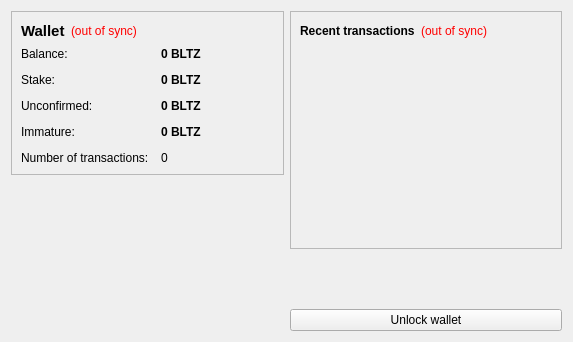
<?xml version="1.0" encoding="UTF-8"?>
<ui version="4.0">
 <class>OverviewPage</class>
 <widget class="QWidget" name="OverviewPage">
  <property name="geometry">
   <rect>
    <x>0</x>
    <y>0</y>
    <width>573</width>
    <height>342</height>
   </rect>
  </property>
  <property name="windowTitle">
   <string>Form</string>
  </property>
  <layout class="QHBoxLayout" name="horizontalLayout" stretch="1,1">
   <item>
    <layout class="QVBoxLayout" name="verticalLayout_2">
     <item>
      <widget class="QFrame" name="frame">
       <property name="frameShape">
        <enum>QFrame::StyledPanel</enum>
       </property>
       <property name="frameShadow">
        <enum>QFrame::Raised</enum>
       </property>
       <layout class="QVBoxLayout" name="verticalLayout_4">
        <item>
         <layout class="QHBoxLayout" name="horizontalLayout_4">
          <item>
           <widget class="QLabel" name="label_5">
            <property name="font">
             <font>
              <pointsize>11</pointsize>
              <weight>75</weight>
              <bold>true</bold>
             </font>
            </property>
            <property name="text">
             <string>Wallet</string>
            </property>
           </widget>
          </item>
          <item>
           <widget class="QLabel" name="labelWalletStatus">
            <property name="toolTip">
             <string>The displayed information may be out of date. Your wallet automatically synchronizes with the BlitzCoin network after a connection is established, but this process has not completed yet.</string>
            </property>
            <property name="styleSheet">
             <string notr="true">QLabel { color: red; }</string>
            </property>
            <property name="text">
             <string notr="true">(out of sync)</string>
            </property>
            <property name="alignment">
             <set>Qt::AlignLeading|Qt::AlignLeft|Qt::AlignVCenter</set>
            </property>
           </widget>
          </item>
          <item>
           <spacer name="horizontalSpacer_2">
            <property name="orientation">
             <enum>Qt::Horizontal</enum>
            </property>
            <property name="sizeHint" stdset="0">
             <size>
              <width>40</width>
              <height>20</height>
             </size>
            </property>
           </spacer>
          </item>
         </layout>
        </item>
        <item>
         <layout class="QFormLayout" name="formLayout_2">
          <property name="fieldGrowthPolicy">
           <enum>QFormLayout::AllNonFixedFieldsGrow</enum>
          </property>
          <property name="horizontalSpacing">
           <number>12</number>
          </property>
          <property name="verticalSpacing">
           <number>12</number>
          </property>
          <item row="0" column="0">
           <widget class="QLabel" name="label">
            <property name="text">
             <string>Balance:</string>
            </property>
           </widget>
          </item>
          <item row="0" column="1">
           <widget class="QLabel" name="labelBalance">
            <property name="font">
             <font>
              <weight>75</weight>
              <bold>true</bold>
             </font>
            </property>
            <property name="cursor">
             <cursorShape>IBeamCursor</cursorShape>
            </property>
            <property name="toolTip">
             <string>Your current balance</string>
            </property>
            <property name="text">
             <string notr="true">0 BLTZ</string>
            </property>
            <property name="textInteractionFlags">
             <set>Qt::LinksAccessibleByMouse|Qt::TextSelectableByKeyboard|Qt::TextSelectableByMouse</set>
            </property>
           </widget>
          </item>
          <item row="1" column="0">
           <widget class="QLabel" name="label_6">
            <property name="text">
             <string>Stake:</string>
            </property>
           </widget>
          </item>
          <item row="1" column="1">
           <widget class="QLabel" name="labelStake">
            <property name="font">
             <font>
              <weight>75</weight>
              <bold>true</bold>
             </font>
            </property>
            <property name="cursor">
             <cursorShape>IBeamCursor</cursorShape>
            </property>
            <property name="toolTip">
             <string>Total of coins that was staked, and do not yet count toward the current balance</string>
            </property>
            <property name="text">
             <string notr="true">0 BLTZ</string>
            </property>
            <property name="textInteractionFlags">
             <set>Qt::LinksAccessibleByMouse|Qt::TextSelectableByKeyboard|Qt::TextSelectableByMouse</set>
            </property>
           </widget>
          </item>
          <item row="2" column="0">
           <widget class="QLabel" name="label_3">
            <property name="text">
             <string>Unconfirmed:</string>
            </property>
           </widget>
          </item>
          <item row="2" column="1">
           <widget class="QLabel" name="labelUnconfirmed">
            <property name="font">
             <font>
              <weight>75</weight>
              <bold>true</bold>
             </font>
            </property>
            <property name="cursor">
             <cursorShape>IBeamCursor</cursorShape>
            </property>
            <property name="toolTip">
             <string>Total of transactions that have yet to be confirmed, and do not yet count toward the current balance</string>
            </property>
            <property name="text">
             <string notr="true">0 BLTZ</string>
            </property>
            <property name="textInteractionFlags">
             <set>Qt::LinksAccessibleByMouse|Qt::TextSelectableByKeyboard|Qt::TextSelectableByMouse</set>
            </property>
           </widget>
          </item>
          <item row="3" column="0">
           <widget class="QLabel" name="labelImmatureText">
            <property name="text">
             <string>Immature:</string>
            </property>
           </widget>
          </item>
          <item row="3" column="1">
           <widget class="QLabel" name="labelImmature">
            <property name="font">
             <font>
              <weight>75</weight>
              <bold>true</bold>
             </font>
            </property>
            <property name="toolTip">
             <string>Mined balance that has not yet matured</string>
            </property>
            <property name="text">
             <string notr="true">0 BLTZ</string>
            </property>
            <property name="textInteractionFlags">
             <set>Qt::LinksAccessibleByMouse|Qt::TextSelectableByKeyboard|Qt::TextSelectableByMouse</set>
            </property>
           </widget>
          </item>
          <item row="4" column="0">
           <widget class="QLabel" name="label_2">
            <property name="text">
             <string>Number of transactions:</string>
            </property>
           </widget>
          </item>
          <item row="4" column="1">
           <widget class="QLabel" name="labelNumTransactions">
            <property name="toolTip">
             <string>Total number of transactions in wallet</string>
            </property>
            <property name="text">
             <string notr="true">0</string>
            </property>
           </widget>
          </item>
         </layout>
        </item>
       </layout>
      </widget>
     </item>
     <item>
      <spacer name="verticalSpacer">
       <property name="orientation">
        <enum>Qt::Vertical</enum>
       </property>
       <property name="sizeHint" stdset="0">
        <size>
         <width>20</width>
         <height>40</height>
        </size>
       </property>
      </spacer>
     </item>
     <item>
      <widget class="QLabel" name="label_6">
       <property name="text">
        <string/>
       </property>
       <property name="pixmap">
        <pixmap resource="../bitcoin.qrc">:/images/backg</pixmap>
       </property>
       <property name="scaledContents">
        <bool>false</bool>
       </property>
       <property name="alignment">
        <set>Qt::AlignCenter</set>
       </property>
       <property name="margin">
        <number>-2</number>
       </property>
      </widget>
     </item>
    </layout>
   </item>
   <item>
    <layout class="QVBoxLayout" name="verticalLayout_3">
     <item>
      <widget class="QFrame" name="frame_2">
       <property name="frameShape">
        <enum>QFrame::StyledPanel</enum>
       </property>
       <property name="frameShadow">
        <enum>QFrame::Raised</enum>
       </property>
       <layout class="QVBoxLayout" name="verticalLayout">
        <item>
         <layout class="QHBoxLayout" name="horizontalLayout_2">
          <item>
           <widget class="QLabel" name="label_4">
            <property name="text">
             <string>&lt;b&gt;Recent transactions&lt;/b&gt;</string>
            </property>
           </widget>
          </item>
          <item>
           <widget class="QLabel" name="labelTransactionsStatus">
            <property name="toolTip">
             <string>The displayed information may be out of date. Your wallet automatically synchronizes with the BlitzCoin network after a connection is established, but this process has not completed yet.</string>
            </property>
            <property name="styleSheet">
             <string notr="true">QLabel { color: red; }</string>
            </property>
            <property name="text">
             <string notr="true">(out of sync)</string>
            </property>
            <property name="alignment">
             <set>Qt::AlignRight|Qt::AlignTrailing|Qt::AlignVCenter</set>
            </property>
           </widget>
          </item>
          <item>
           <spacer name="horizontalSpacer">
            <property name="orientation">
             <enum>Qt::Horizontal</enum>
            </property>
            <property name="sizeHint" stdset="0">
             <size>
              <width>40</width>
              <height>20</height>
             </size>
            </property>
           </spacer>
          </item>
         </layout>
        </item>
        <item>
         <widget class="QListView" name="listTransactions">
          <property name="styleSheet">
           <string notr="true">QListView { background: transparent; }</string>
          </property>
          <property name="frameShape">
           <enum>QFrame::NoFrame</enum>
          </property>
          <property name="verticalScrollBarPolicy">
           <enum>Qt::ScrollBarAlwaysOff</enum>
          </property>
          <property name="horizontalScrollBarPolicy">
           <enum>Qt::ScrollBarAlwaysOff</enum>
          </property>
          <property name="selectionMode">
           <enum>QAbstractItemView::NoSelection</enum>
          </property>
         </widget>
        </item>
       </layout>
      </widget>
     </item>
     <item>
      <spacer name="verticalSpacer_2">
       <property name="orientation">
        <enum>Qt::Vertical</enum>
       </property>
       <property name="sizeHint" stdset="0">
        <size>
         <width>20</width>
         <height>40</height>
        </size>
       </property>
      </spacer>
     </item>
     <item>
      <widget class="QPushButton" name="unlockWalletButton">
       <property name="text">
        <string>Unlock wallet</string>
       </property>
      </widget>
     </item>
    </layout>
   </item>
  </layout>
 </widget>
 <resources>
  <include location="../bitcoin.qrc"/>
 </resources>
 <connections/>
</ui>
